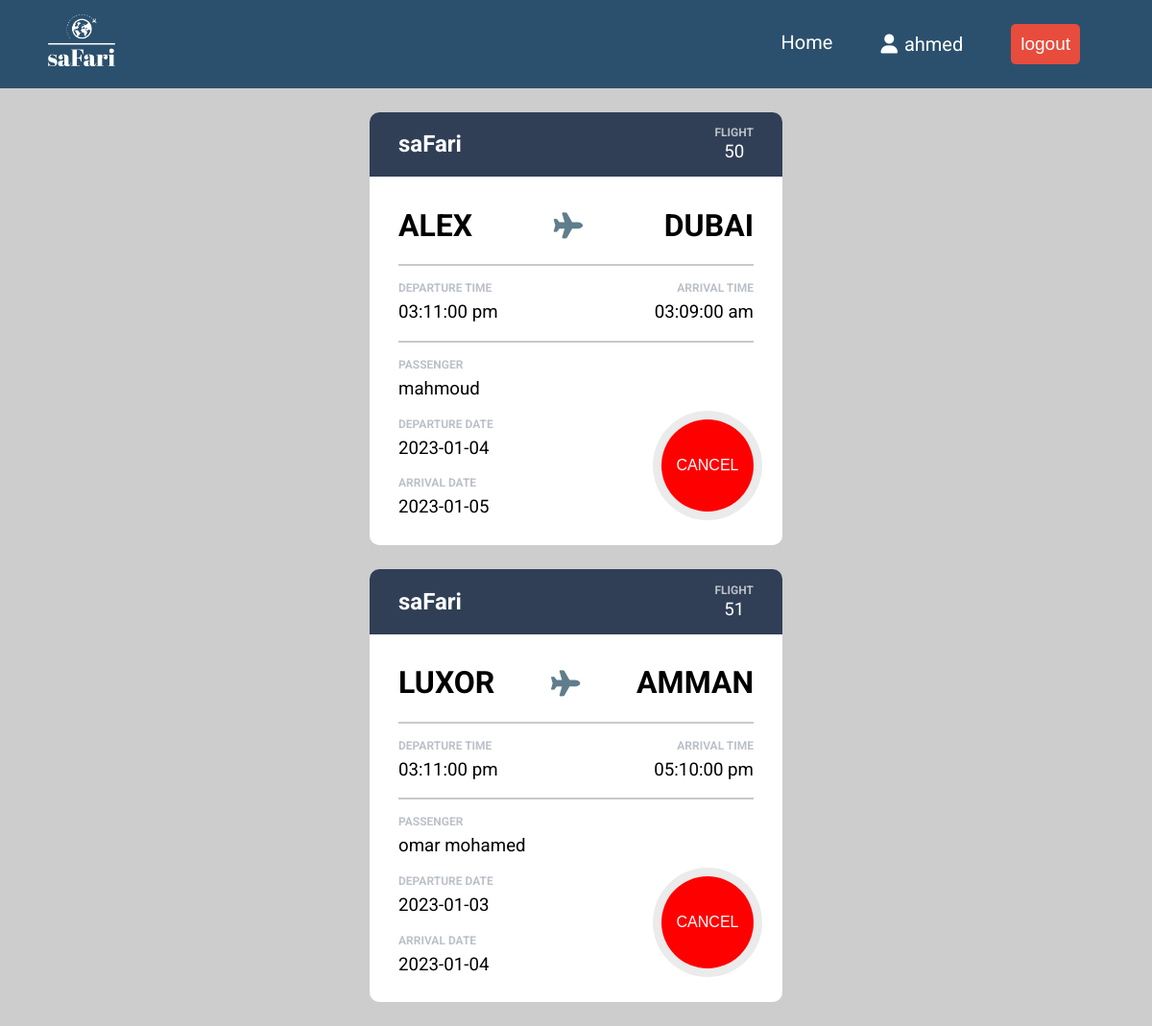
Screenshot of /user/bookings.php (signed in) with the database file from the repository.
### tables this page shows
CREATE TABLE `passenger_information` (
  `passenger_id` varchar(14) NOT NULL,
  `user_id` int(11) NOT NULL,
  `name` varchar(255) NOT NULL,
  `phone_no` varchar(15) NOT NULL,
  `dob` date NOT NULL,
  `flight_id` int(11) NOT NULL
);

CREATE TABLE `flight` (
  `flight_id` int(11) NOT NULL,
  `departure_date` datetime NOT NULL,
  `arrival_date` datetime NOT NULL,
  `source` varchar(255) NOT NULL,
  `destination` varchar(255) NOT NULL,
  `airport` varchar(255) NOT NULL,
  `status` varchar(255) DEFAULT NULL,
  `cost` int(10) NOT NULL,
  `seats` int(4) NOT NULL,
  `available_seats` int(4) NOT NULL
);

### user/bookings.php (the view, shortened to what this page needs)
<!DOCTYPE html>
<html lang="en">
<head>
    <link rel="stylesheet" href="../styles/greyNav.css">
    <link rel="stylesheet" href="../styles/bookings.css">
    <link rel="stylesheet" href="../styles/fontawsome/all.min.css">
</head>
<body>
    <?php include "../includes/greyNav.php"?>
    <?php
        if(isset($_SESSION['user'])){
            include_once "../connect.php";
            $sql= "SELECT * from passenger_information where user_id = $_SESSION[id];";
            $result = $conn->query($sql);
            $nof_rows = $result->num_rows;
            if($nof_rows > 0){
                while($row = mysqli_fetch_assoc($result)){
                    $sql= "select * from flight  where flight_id = $row[flight_id];";
                    $res = $conn->query($sql);
                    $r = mysqli_fetch_assoc($res);
                    $r['source'] = strtoupper($r['source']);
                    $r['destination'] = strtoupper($r['destination']);
                    $dep_date = explode(' ',date('Y-m-d h:i:s a', strtotime($r['departure_date'])));
                    $arr_date = explode(' ',date('Y-m-d h:i:s a', strtotime($r['arrival_date'])));
                    echo "
                        <div class='booked-ticket'>
                        <div class='head'>
                            <h2>saFari</h2>
                            <div style='text-align: center;'>
                                <h4 style='margin-top: 0;margin-bottom: 2px;'>FLIGHT</h4>
                                <h3 style='margin-bottom: 0'>$row[flight_id]</h3>
                            </div>
                        </div>
                        <div class='container'>
                            <div class='source-destination'>
                                <h1>$r[source]</h1>
                                <i class='fa-sharp fa-solid fa-plane'></i>
                                <h1>$r[destination]</h1>
                            </div>
                            <div class='time'>
                                <div class='departure-time'>
                                    <h4>DEPARTURE TIME</h4>
                                    <h3>$dep_date[1] $dep_date[2]</h3>
                                </div>
                                <div class='arrival-time'>
                                    <h4 style='text-align: right;'>ARRIVAL TIME</h4>
                                    <h3>$arr_date[1] $arr_date[2]</h3>
                                </div>
                            </div>
                            <div class='foot'>
                                <div class='details'>
                                    <div class='passenger-name'>
                                        <h4>PASSENGER</h4>
                                        <h3>$row[name]</h3>
                                    </div>
                                    <div class='date'>
                                        <h4>DEPARTURE DATE</h4>
                                        <h3>$dep_date[0]</h3>
                                        <h4>ARRIVAL DATE</h4>
                                        <h3>$arr_date[0]</h3>
                                    </div>
                                </div>
                                <a href='../functions/cancelTicket.php?passenger_id=$row[passenger_id]&flight_id=$row[flight_id]'><button type='submit'id='cancel' value='cancel'>CANCEL</button></a>
                            </div>
                        </div>
                    </div>
                    ";
                }
            }
        }
    ?>
</body>
</html>

### includes/greyNav.php (shortened to what this page needs)
<nav class="navbar" id="topnavid">
    <a href="../user/index.php" class="logo"><img class="logo_img" width=70 src="../images/Wlogo.png" alt="SafriLogo"/></a>
    <div class="nav-links">
        <ul class="nav-menu">
        <li><a href="../user/index.php">Home</a></li>
        <?php
            if(isset($_SESSION["user"])){
                echo"<li>
                        <i class='ml-1 fa fa-user text-light' aria-hidden='true' style='color:white;font-size: 20px;'></i>
                        <span style='font-size: 20px;margin-left: 2px;color:white'>$_SESSION[user]</span>
                    </li>";
                echo"<li>
                        <a href='../functions/logout.php' class='user'>
                            <button id='logout' style='cursor:pointer;'>logout</button>
                        </a>
                    </li>";
            }
            else{
                echo"<li>
                        <a href='../auth/login.php' class='log' style='cursor:pointer'>login</a>
                    </li>";
            }
        ?>
        </ul>
    </div>
</nav>

### styles/greyNav.css (style rules this page uses)
body { font-family: 'DM Sans', sans-serif; font-family: 'Poppins', sans-serif; font-family: 'Roboto', sans-serif; margin: 0; }
ul { list-style: none; margin: 0; padding: 0; }
a { text-decoration: none; }
.navbar { padding: 15px 50px; display: flex; justify-content: space-between; align-items: center; background-color: #2b506d; }
.navbar .logo { font-size: 2em; font-weight: bold; }
.navbar .nav-links ul { display: flex; align-items: center; }
.navbar .nav-links ul li { margin: 0 25px; font-size: 20px; }
.navbar a { color: white; }
#logout { padding: 10px; background-color: #E74C3C; border: none; border-radius: 5px; color: white; font-size: 19px; cursor: pointer; }
.navbar .nav-menu > li >a.active::after, .navbar .nav-menu > li >a:not(.user,.log)::after { content: ""; display: block; height: 3px; background-color: #b5cdfb; transition: 0.5s; }
.navbar .nav-menu > li > a::after { width: 0; }

### styles/bookings.css (style rules this page uses)
html { scroll-behavior: smooth; }
body { background-color: #cdcdcd; font-family: 'DM Sans', sans-serif; font-family: 'Poppins', sans-serif; font-family: 'Roboto', sans-serif; }
.booked-ticket { background-color: white; width: 430px; margin: 25px auto; border-radius: 10px; overflow: hidden; }
.container { padding: 10px 30px; }
.head { display: flex; justify-content: space-between; align-items: center; background-color: #303f56; color: white; padding: 0 30px; }
.source-destination { display: flex; justify-content: space-between; align-items: center; border-bottom: 2px solid #c9c9c9; }
i { font-size: 27px; color: #607d8b; }
.time { display: flex; justify-content: space-between; border-bottom: 2px solid #c9c9c9; }
h4 { color: #bcc1c9; font-size: 12px; margin-bottom: 7px; }
h3 { margin-top: 0; font-weight: normal; }
.foot { display: flex; justify-content: space-between; align-items: center; }
button { background-color: red; color: white; outline: none; border: none; padding: 8px; border-radius: 3px; font-size: 16px; cursor: pointer; }
#cancel { height: 96px; width: 96px; border-radius: 60%; box-shadow: 0px 0px 0px 9px #ebebeb; margin-top: 55px; }

### rows the page displays
passenger_information: flight "50", r "ALEX", r "DUBAI", flight.departure_date "03:11:00", flight.departure_date "pm", flight.arrival_date "03:09:00", flight.arrival_date "am", name "mahmoud", flight.departure_date "2023-01-04", flight.arrival_date "2023-01-05"
passenger_information: flight "51", r "LUXOR", r "AMMAN", flight.departure_date "03:11:00", flight.departure_date "pm", flight.arrival_date "05:10:00", flight.arrival_date "pm", name "omar mohamed", flight.departure_date "2023-01-03", flight.arrival_date "2023-01-04"

### other values shown
$_SESSION[user] "ahmed"
